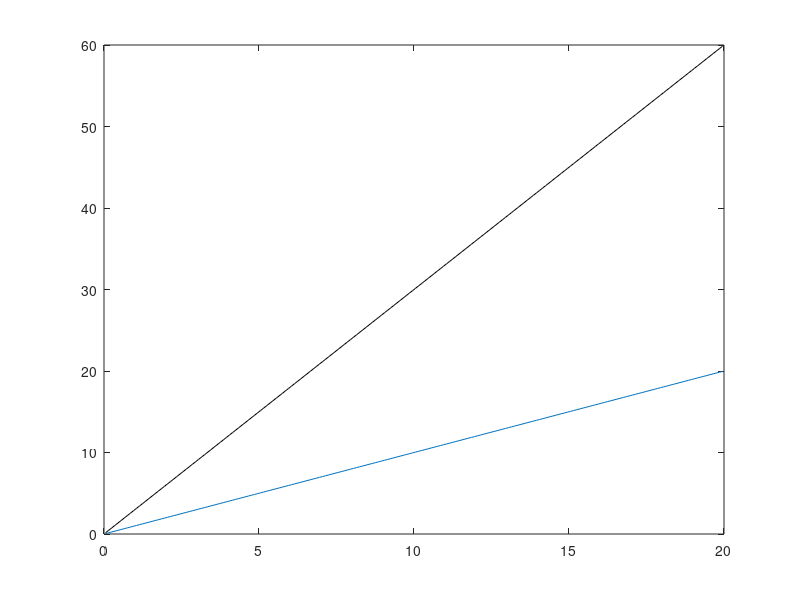

This figure's MATLAB source: (Note: this script raises an error after producing the figure.)
clear all;
%k=0:0.05:3;
epsz=1;muz=1;cc=1;
epsr=9;
w0=0.05:0.1:20;
k=w0;
figure(4);
plot(w0,k);
k=w0.*sqrt(epsr);
figure(4); hold on;
plot(w0,k,'k');
%pause;
wgwidth=0.5
 	wgwidth2=wgwidth/2.
		
	epsnwg=epsz*epsr
	%F(x)=Tan(x)-Sqrt(a-x**2)/x
	%G(x)=1/(Cos(x)**2)-(-x**2/Sqrt(a-x**2)-sqrt(a-x**2))/x**2
    ncount=0;
    for ncount=1:length(w0)
        w=w0(ncount)
	a0=(w*wgwidth2).^2*muz*(epsr-epsz)  
    if (w < 0.4)
     xx=(w*wgwidth2)^2*muz*epsz-(w/cc*wgwidth2)^0.5;   
    %    xx=w/cc*wgwidth2
    %elseif (w>=5 || w<=15)
    else   
	xx=(w*wgwidth2)^2*muz*epsr-(0.5*(w/cc*wgwidth2+sqrt(epsr)*w/cc*wgwidth2))^0.5;
    %xx=(w*wgwidth2)^2*muz*epsr-(sqrt(epsr)*w/cc*wgwidth2)^0.5;
    end
    %else
    % xx=sqrt(epsr)*w/cc*wgwidth2*0.7
    %end
        %*wgwidth/wavelength(m)/rnf/2.
	%Fx=epsz/epsr*xx*tan(xx)-sqrt(a0-xx^2)

%xx2=fsolve(@(x)epsz/epsr.*x.*tan(x)-sqrt(a0-x.^2)./x,xx);
xx2=lsqnonlin(@(x)epsz/epsr.*x.*tan(x)-sqrt(a0-x.^2)./x,xx,0*pi/2,1*pi/2);
%	for n=1:400
%		Fx=epsz/epsr*xx*tan(xx)-sqrt(a0-xx.^2)./xx
%        Gx=epsz/epsr*(tan(xx)+xx./(cos(xx).^2))+(xx./sqrt(a0-xx.^2))
		
%		xx=xx-Fx./Gx
        
  %  end
	
%	kk(ncount)=xx
%	Kair(ncount)=(a0/(wgwidth2^2)-kk(ncount)^2)^0.5
%    Kz(ncount)=1/wgwidth2*((w*wgwidth2)^2*muz*epsr-kk(ncount)^2)^0.5
    
    kk2(ncount)=xx2
	Kair2(ncount)=(a0/(wgwidth2^2)-kk2(ncount)^2)^0.5
    Kz2(ncount)=1/wgwidth2*((w*wgwidth2)^2*muz*epsr-kk2(ncount)^2)^0.5
	%pause
    end
	
figure(4);hold on;
%plot(w0,real(Kz),'r.');
plot(w0,real(Kz2),'b.');

